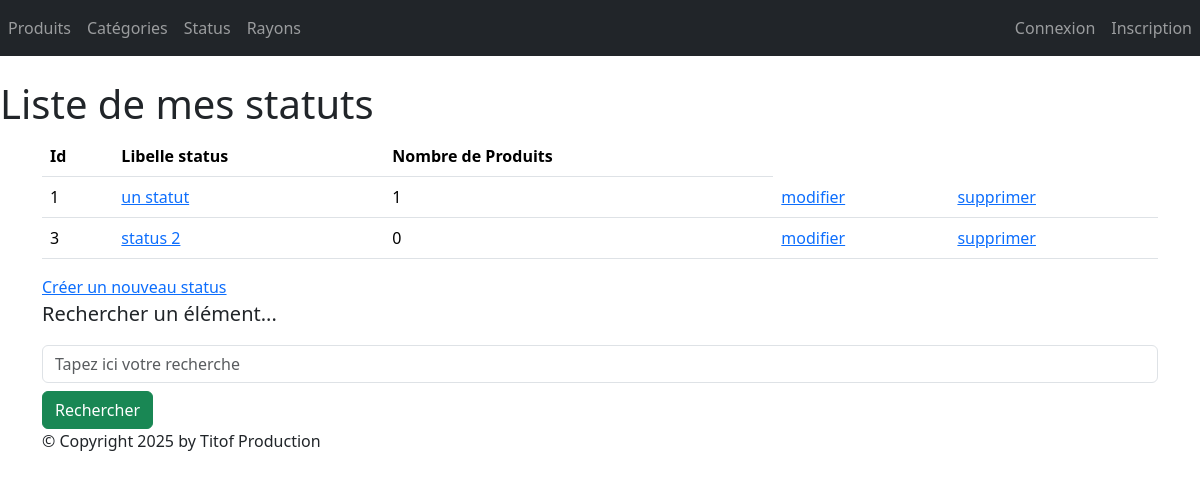
Page /monApp/statuts/ on the committed database.
### monApp/models.py (models this page shows, shortened)
class Statut(models.Model):
    idStatus = models.AutoField(primary_key=True)
    libelleStatus = models.CharField(max_length=100, default='')

### monApp/views.py (the view)
# urls.py: path("statuts/", views.StatusListView.as_view(), name="lst_statuts"),
class StatusListView(ListView):
    model = Statut
    template_name = "monApp/list_statuts.html"
    context_object_name = "statuts"
    def get_queryset(self):
        query = self.request.GET.get('search')
        if query:
            return Statut.objects.filter(libelleStatus__icontains=query)
        return Statut.objects.annotate(nb_produits=Count('produits_status'))
    def get_context_data(self, **kwargs):
        context = super(StatusListView, self).get_context_data(**kwargs)
        context['titremenu'] = "Liste de mes statuts"
        return context

### monApp/templates/monApp/list_statuts.html
{% extends 'monApp/base.html' %}
{% block menu %}
    <h1>{{titremenu}}</h1>
{% endblock %}
{% block contenu %}
    <table class="table">
        <thead>
            <th>Id</th>
            <th>Libelle status</th>
            <th>Nombre de Produits</th>
        </thead>
            <tbody>
                {% for stat in statuts %}
                <tr>
                    <td>{{ stat.idStatus }} </td>
                    <td><a href="{% url 'dtl_statut' stat.idStatus %}">{{ stat.libelleStatus }}</a> </td>
                    <td>{{ stat.nb_produits }} </td>
                    <td><a href="{% url 'statut_chng' stat.idStatus %}">modifier</a></td>
                    <td><a href="{% url 'statut_del' stat.idStatus %}">supprimer</a></td>
                </tr>
                {% endfor %}
        </tbody>
    </table>
    <a href="{% url 'crt_statut' %}">Créer un nouveau status</a>
    <p class="lead mb-3 ml-0">Rechercher un élément...</p>
    <form method="GET" action="">
        <input class="form-control" type="text" name="search" placeholder="Tapez ici votre recherche"
        value="{{ request.GET.search }}">
        <button type="submit" class="btn btn-success mt-2">Rechercher</button>
    </form>
{% endblock %}

### static/styles.css (style rules this page uses)
h1 { color: red }

### rows in the picture
Statut: idStatus "1", libelleStatus "un statut", nb_produits "1"
Statut: idStatus "3", libelleStatus "status 2", nb_produits "0"

### other values in the picture
{{ titremenu }} "Liste de mes statuts"
